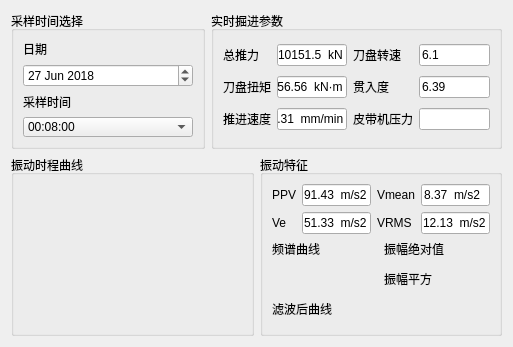
      <widget class="QWidget" name="tab_3">
       <attribute name="title">
        <string>刀盘振动分析</string>
       </attribute>
       <layout class="QVBoxLayout" name="verticalLayout_32">
        <item>
         <layout class="QHBoxLayout" name="horizontalLayout_16" stretch="4,6">
          <item>
           <widget class="QGroupBox" name="groupBox_12">
            <property name="font">
             <font>
              <pointsize>9</pointsize>
              <weight>50</weight>
              <bold>false</bold>
             </font>
            </property>
            <property name="title">
             <string>采样时间选择</string>
            </property>
            <layout class="QVBoxLayout" name="verticalLayout_29">
             <item>
              <widget class="QLabel" name="label_43">
               <property name="text">
                <string>日期</string>
               </property>
              </widget>
             </item>
             <item>
              <widget class="QDateEdit" name="dateEdit_4">
               <property name="dateTime">
                <datetime>
                 <hour>0</hour>
                 <minute>0</minute>
                 <second>0</second>
                 <year>2018</year>
                 <month>6</month>
                 <day>27</day>
                </datetime>
               </property>
              </widget>
             </item>
             <item>
              <widget class="QLabel" name="label_44">
               <property name="text">
                <string>采样时间</string>
               </property>
              </widget>
             </item>
             <item>
              <widget class="QComboBox" name="comboBox_3">
               <property name="sizePolicy">
                <sizepolicy hsizetype="Expanding" vsizetype="Fixed">
                 <horstretch>0</horstretch>
                 <verstretch>0</verstretch>
                </sizepolicy>
               </property>
               <property name="maximumSize">
                <size>
                 <width>16777215</width>
                 <height>20</height>
                </size>
               </property>
               <property name="frame">
                <bool>true</bool>
               </property>
               <item>
                <property name="text">
                 <string>00:08:00</string>
                </property>
               </item>
              </widget>
             </item>
            </layout>
           </widget>
          </item>
          <item>
           <widget class="QGroupBox" name="groupBox_13">
            <property name="font">
             <font>
              <pointsize>9</pointsize>
              <weight>50</weight>
              <bold>false</bold>
             </font>
            </property>
            <property name="title">
             <string>实时掘进参数</string>
            </property>
            <layout class="QGridLayout" name="gridLayout_8">
             <item row="1" column="3">
              <widget class="QLineEdit" name="lineEdit_33">
               <property name="text">
                <string>6.39</string>
               </property>
              </widget>
             </item>
             <item row="0" column="0">
              <widget class="QLabel" name="label_45">
               <property name="text">
                <string>总推力</string>
               </property>
              </widget>
             </item>
             <item row="1" column="2">
              <widget class="QLabel" name="label_46">
               <property name="text">
                <string>贯入度</string>
               </property>
              </widget>
             </item>
             <item row="0" column="1">
              <widget class="QLineEdit" name="lineEdit_34">
               <property name="text">
                <string>10151.5  kN</string>
               </property>
              </widget>
             </item>
             <item row="1" column="0">
              <widget class="QLabel" name="label_47">
               <property name="text">
                <string>刀盘扭矩</string>
               </property>
              </widget>
             </item>
             <item row="0" column="3">
              <widget class="QLineEdit" name="lineEdit_35">
               <property name="text">
                <string>6.1</string>
               </property>
              </widget>
             </item>
             <item row="0" column="2">
              <widget class="QLabel" name="label_48">
               <property name="text">
                <string>刀盘转速</string>
               </property>
              </widget>
             </item>
             <item row="1" column="1">
              <widget class="QLineEdit" name="lineEdit_36">
               <property name="text">
                <string>1656.56  kN·m</string>
               </property>
              </widget>
             </item>
             <item row="2" column="0">
              <widget class="QLabel" name="label_49">
               <property name="text">
                <string>推进速度</string>
               </property>
              </widget>
             </item>
             <item row="2" column="1">
              <widget class="QLineEdit" name="lineEdit_37">
               <property name="text">
                <string>39.31  mm/min</string>
               </property>
              </widget>
             </item>
             <item row="2" column="2">
              <widget class="QLabel" name="label_50">
               <property name="text">
                <string>皮带机压力</string>
               </property>
              </widget>
             </item>
             <item row="2" column="3">
              <widget class="QLineEdit" name="lineEdit_38"/>
             </item>
            </layout>
           </widget>
          </item>
         </layout>
        </item>
        <item>
         <layout class="QHBoxLayout" name="horizontalLayout_17" stretch="1,1">
          <item>
           <widget class="QGroupBox" name="groupBox_14">
            <property name="font">
             <font>
              <pointsize>9</pointsize>
              <weight>50</weight>
              <bold>false</bold>
             </font>
            </property>
            <property name="title">
             <string>振动时程曲线</string>
            </property>
            <layout class="QVBoxLayout" name="verticalLayout_30">
             <item>
              <widget class="QWidget" name="widget_4" native="true"/>
             </item>
             <item>
              <widget class="QWidget" name="widget_5" native="true"/>
             </item>
             <item>
              <widget class="QWidget" name="widget_7" native="true"/>
             </item>
            </layout>
           </widget>
          </item>
          <item>
           <widget class="QGroupBox" name="groupBox_15">
            <property name="font">
             <font>
              <pointsize>9</pointsize>
              <weight>50</weight>
              <bold>false</bold>
             </font>
            </property>
            <property name="title">
             <string>振动特征</string>
            </property>
            <layout class="QVBoxLayout" name="verticalLayout_31" stretch="1,8,0,4">
             <item>
              <layout class="QGridLayout" name="gridLayout_9">
               <item row="0" column="2">
                <widget class="QLabel" name="label_51">
                 <property name="text">
                  <string>Vmean</string>
                 </property>
                </widget>
               </item>
               <item row="0" column="3">
                <widget class="QLineEdit" name="lineEdit_39">
                 <property name="text">
                  <string>8.37  m/s2</string>
                 </property>
                </widget>
               </item>
               <item row="0" column="1">
                <widget class="QLineEdit" name="lineEdit_40">
                 <property name="text">
                  <string>91.43  m/s2</string>
                 </property>
                </widget>
               </item>
               <item row="0" column="0">
                <widget class="QLabel" name="label_52">
                 <property name="text">
                  <string>PPV</string>
                 </property>
                </widget>
               </item>
               <item row="1" column="0">
                <widget class="QLabel" name="label_53">
                 <property name="text">
                  <string>Ve</string>
                 </property>
                </widget>
               </item>
               <item row="1" column="1">
                <widget class="QLineEdit" name="lineEdit_41">
                 <property name="text">
                  <string>51.33  m/s2</string>
                 </property>
                </widget>
               </item>
               <item row="1" column="2">
                <widget class="QLabel" name="label_54">
                 <property name="text">
                  <string>VRMS</string>
                 </property>
                </widget>
               </item>
               <item row="1" column="3">
                <widget class="QLineEdit" name="lineEdit_42">
                 <property name="text">
                  <string>12.13  m/s2</string>
                 </property>
                </widget>
               </item>
              </layout>
             </item>
             <item>
              <layout class="QHBoxLayout" name="horizontalLayout_22">
               <property name="bottomMargin">
                <number>0</number>
               </property>
               <item>
                <layout class="QVBoxLayout" name="verticalLayout_38" stretch="0,1">
                 <property name="bottomMargin">
                  <number>0</number>
                 </property>
                 <item>
                  <widget class="QLabel" name="label_98">
                   <property name="text">
                    <string>频谱曲线</string>
                   </property>
                  </widget>
                 </item>
                 <item>
                  <widget class="QWidget" name="widget_10" native="true"/>
                 </item>
                </layout>
               </item>
               <item>
                <layout class="QVBoxLayout" name="verticalLayout_37" stretch="0,2,0,1">
                 <property name="bottomMargin">
                  <number>0</number>
                 </property>
                 <item>
                  <widget class="QLabel" name="label_99">
                   <property name="text">
                    <string>振幅绝对值</string>
                   </property>
                  </widget>
                 </item>
                 <item>
                  <widget class="QWidget" name="widget_11" native="true"/>
                 </item>
                 <item>
                  <widget class="QLabel" name="label_100">
                   <property name="text">
                    <string>振幅平方</string>
                   </property>
                  </widget>
                 </item>
                 <item>
                  <widget class="QWidget" name="widget_12" native="true"/>
                 </item>
                </layout>
               </item>
              </layout>
             </item>
             <item>
              <widget class="QLabel" name="label_97">
               <property name="text">
                <string>滤波后曲线</string>
               </property>
              </widget>
             </item>
             <item>
              <widget class="QWidget" name="widget_6" native="true"/>
             </item>
            </layout>
           </widget>
          </item>
         </layout>
        </item>
       </layout>
      </widget>
